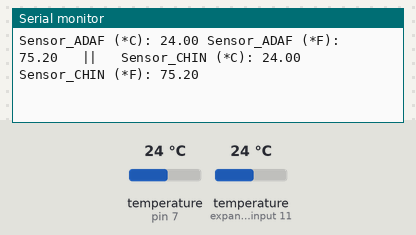
A sketch run on a simulated Arduino Uno, built with avr-gcc and run on an emulated ATmega328P. Parts: the last lines printed to the serial monitor. The test bench sets the inputs (shaded band); at power-on: temperature (sensors on pin 7, expander input 11) 24 °C.

Above: at 1.5 s.
1.6 s: temperature (sensor on pin 7) set to 12 °C
At 4.4 s:
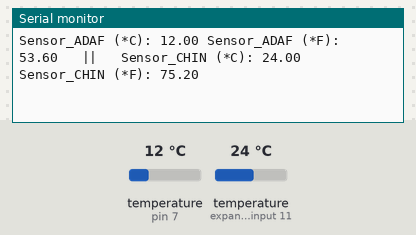
4.6 s: temperature (sensor on expander input 11) set to 12 °C
At 6.9 s:
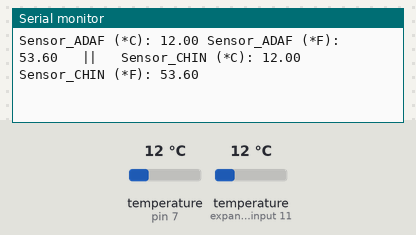
7.6 s: temperature (sensor on pin 7) set to 19 °C
At 10.3 s:
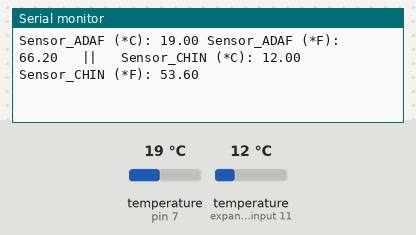
10.6 s: temperature (sensor on expander input 11) set to 19 °C
At 12.6 s:
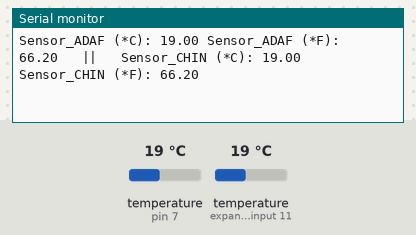
Timing chart, 0 to 14.1 s (numbered marks = the images above; inputs shaded):
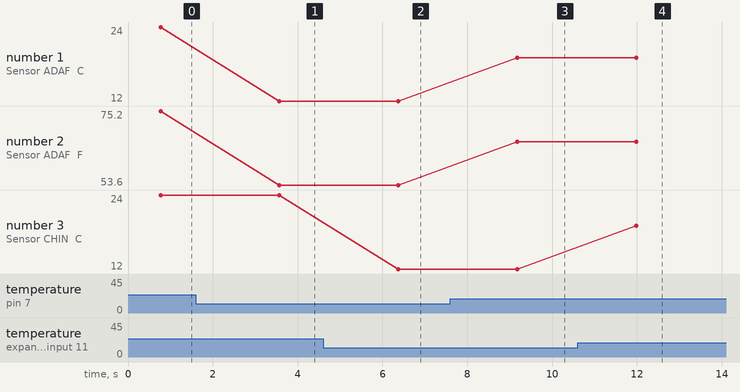

The sketch:

MULTI_DS18B20.ino
```cpp
/*
 * Rui Santos
 * Complete Project Details https://randomnerdtutorials.com
 */

// Include the libraries we need
#include <OneWire.h>
#include <DallasTemperature.h>

// Data wire is connected to GPIO15
#define ONE_WIRE_BUS 7
// Setup a oneWire instance to communicate with a OneWire device
OneWire oneWire(ONE_WIRE_BUS);
// Pass our oneWire reference to Dallas Temperature sensor
DallasTemperature sensors(&oneWire);

DeviceAddress sensor1 = { 0x28, 0x81, 0x37, 0x2A, 0xA, 0x0, 0x0, 0x17 }; //LONG ADAFRUIT
DeviceAddress sensor2 = { 0x28, 0xEF, 0xD9, 0x1F, 0xA, 0x0, 0x0, 0x76 }; //SHORT CHINA


void setup(void){
  Serial.begin(9600);
  sensors.begin();
}

void loop(void){
  //Serial.print("Requesting temperatures...");
  sensors.requestTemperatures(); // Send the command to get temperatures
  //Serial.println("DONE");

  Serial.print("Sensor_ADAF (*C): ");
  Serial.print(sensors.getTempC(sensor1));
  Serial.print(" Sensor_ADAF (*F): ");
  Serial.print(sensors.getTempF(sensor1));
  Serial.print("   ||   ");
  Serial.print("Sensor_CHIN (*C): ");
  Serial.print(sensors.getTempC(sensor2));
  Serial.print(" Sensor_CHIN (*F): ");
  Serial.println(sensors.getTempF(sensor2));


  delay(2000);
}
```

Measured:
- after the input at 1.6 s, the serial monitor: prints a new line after 2.0 s (image 1)
- after the input at 4.6 s, the serial monitor: prints a new line after 1.8 s (image 2)
- after the input at 7.6 s, the serial monitor: prints a new line after 1.6 s (image 3)
- after the input at 10.6 s, the serial monitor: prints a new line after 1.4 s (image 4)
- plotted number 1: 24 → 12 after the input at 1.6 s, 12 → 19 after the input at 7.6 s
- plotted number 2: 75.2 → 53.6 after the input at 1.6 s, 53.6 → 66.2 after the input at 7.6 s
